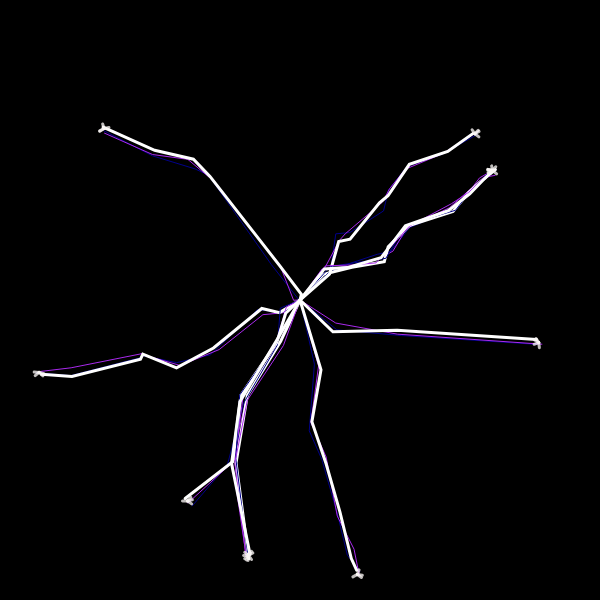
Frame 1 (no input)
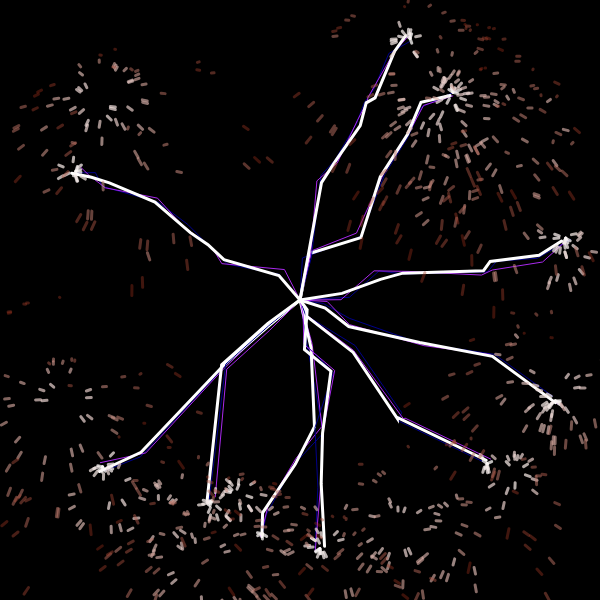
Frame 60 (no input)
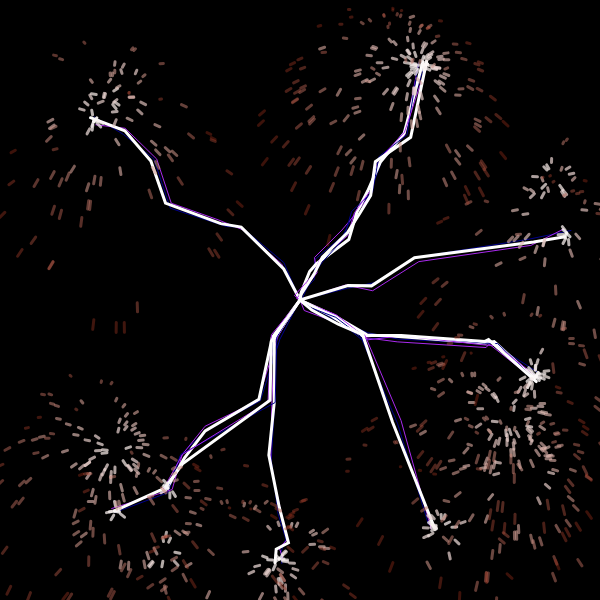
Frame 120 (the mouse pressed at the canvas centre since frame 60)

The p5.js sketch that drew these frames (run headless with seeded random() and noise() and a simulated clock; from frame 60 on, the mouse is pressed at the canvas centre):

// p5.js sketch
// ── sketch.js
/*
Author: Project Somedays
Made for the #WCCChallenge: Arcs

- Press 'd' to toggle debugMode which should make it WAY more obvious how it works
- Press 's' to toggle sparks

I wanted to get better at improving the efficiency of my code by pre-filtering and sorting rather than brute forcing all the time
Let me know how I can make it better

The algorithm: there's a field of particles moving around in the background
The algorithm:
	- Start with a field of particles moving around in the background
	- A bolt starts with a direction and filters for particles within a cone and max distance
  - Particles are sorted by proximity
	-	Vertices need to be within that cone of the current end point of the bolt to be part of the bolt
	- Bolts are drawn with a jitter at each node
	- Draw a couple of copies with dark blue and purple before drawing the lightning bolt
	- At the end point of the bolt, make an explosion = released a couple of sparks that are affected by gravity
	- The sparks "cool" (lerpColour) and are removed if they drop off the screen or if they drop below zero temp
Stretch goals:
  - Work out the bug that happens around 0/360 degrees... it doesn't like comparing 0 and 360
  - Some minor issues with debugMode and toggling on and off sparks. I've spent more than enough time on this.
  - ... I'm sure there's more to be done with this
*/


// the background particle field
let field = [];
const n = 300; // increase for more detail
let nodeSpeed = 2; // increase for more chaos
const margin = 2;

// spark stuff
let sparksOn = true; // toggle with 's'
let g; // gravity
const gStr = -0.2;
const sparkCount = 4; // how many new sparks are produced with each arc strike 
const sparkVel = 5; // how fast the sparks shoot out at the beginning
const coolingRate = 4; // how fast the sparks cool down/shift colour/disappear 
let explosions = [];
let startColour;
let endColour;

// setting up the electrode and config
let middle; // where the centre of the scene resides
let aRange; // angular size of the cone for filtering particles
let maxR; // how far away particles can be from the central electrode

//debugging tools
let debugBolt;
let debugMode = false;
let debugExplosions = [];
let m;

// boltAppearance
let secondaryColour;
let tertiaryColour;
const mainWeight = 3;
const otherWeights = 1;




let scorchmarks = [];
let testScorch;

// other config
 // the further away a node can be from the centre
const srcASpeed = 0.001;
let bolts = [];
const boltCount = 10;

function setup() {
  createCanvas(600, 600);
  aRange = PI/3;
  maxR = 0.95*width/2;
  g = createVector(0,-gStr);
  secondaryColour = '#00008B';
  tertiaryColour  = '#A929EE';
  
  // start and end colours of the sparks
  startColour = color(255,200);
  endColour = color(154,45,25,100);//color(199,57,21,50);
  
  // for debugging
  m = createVector(mouseX, mouseY);
  middle = new Node(width/2, height/2);

  // initialise the field 
  for(let i = 0; i < n; i++){
    field.push(new Node(random(width), random(height)));
  }

  fill(255);
  textAlign(CENTER, CENTER);
  // testScorch = new ScorchMark(width/4, height/4);
  // scorchmarks.push(testScorch);
  for(let i = 0; i < boltCount; i++){
    bolts.push(new Bolt())
  }

  debugBolt = new Bolt();
  

}

function draw() {
  background(0);
  noStroke();
  
  fill(255);
  updateField();
  
  
  if(debugMode){
    debugBolt.update();
    debugBolt.showNodes();
    debugBolt.showAll()
    showField();
    if(sparksOn) updateAndCleanExplosions(debugExplosions);
    return;
  }
   
  for(b of bolts){
      b.update();
      b.showAll();
    }
  // clean up as we go
  updateAndCleanExplosions(explosions);
  
  
  // updateAndDrawScorchMarks(); // wasn't happy with this
}

function updateAndCleanExplosions(explosionArr){
  if(explosionArr.length === 0){
    return;
  }

  // go back through the list of explosion and remove the ones that are done
  for(let i = explosions.length - 1; i >= 0; i--){
    explosions[i].updateAndShow();
    if(explosions[i].isDone){
      explosions.splice(i,1);
    }
  }
  
}

function getPositiveHeading(heading){
  return heading < 0 ? heading + TWO_PI : heading;
}

function isWithinAngle(p, src, targetBearing){
  let dir = getPositiveHeading(p5.Vector.sub(p,src).heading());
  return abs(dir - targetBearing) <= aRange/2;
}

function jitter(){
  return random(-5, 5);
}




function updateAndDrawScorchMarks(){
  noStroke();
  for(s of scorchmarks){
    s.update();
    s.show();
  }
  // cleaning up
  for(let i = scorchmarks.length -1; i >= 0; i--){
    if(scorchmarks[i].life < 0){
      scorchmarks.splice(i, 1);
    }
  }
}

function updateField(){
    // updateField
  for(p of field){
    p.update();
  }
}

function showField(){
  noStroke();
  for(p of field){
    p.show(color(255,100));
  }
}

function mousePressed(){
  if(mouseButton  == LEFT && debugMode){
    debugExplosions.push(new Explosion(mouseX, mouseY));
  }
}

function keyPressed(){
  // toggle debugMode on d
  if(key === 'd' || key === 'D'){
    debugMode = !debugMode;
  } 

  if(key == 's' || key === 'S'){
    sparksOn = !sparksOn;
  }
}
// ── bolt.js
class Bolt{
    constructor(){
        this.aOff = random(1000);
        this.dir;
        this.nodes;
        this.update();
    }

    update(){
        this.aOff += srcASpeed;
        this.dir = getPositiveHeading(p5.Vector.fromAngle(map(noise(this.aOff),0,1,-TAU, TAU)).heading());
        let filteredField = [...field].filter(p => isWithinAngle(p.p, middle.p, this.dir) && p5.Vector.dist(p.p, middle.p) < maxR);
        this.nodes = filteredField.sort((a,b) => p5.Vector.dist(a.p,middle.p) - p5.Vector.dist(b.p,middle.p));
        this.nodes.unshift(middle);
    }

    showNodes(){
        stroke(255);
        push();
            translate(middle.p.x, middle.p.y);
            line(0, 0, width*0.4*cos(this.dir+aRange/2),width*0.4*sin(this.dir+aRange/2));
            line(0, 0, width*0.4*cos(this.dir-aRange/2),width*0.4*sin(this.dir-aRange/2));
        pop();
        fill(255);
        for(let each of this.nodes){
            each.show(color(255));
        }
    }

    showAll(){
        noFill();
        this.show(secondaryColour, 1);
        this.show(tertiaryColour, 1);
        this.show(color(255), 3);
    }

    show(colour, weight){
        stroke(colour);
        strokeWeight(weight);
        beginShape();
        let currentCandidate = this.nodes[0];
        vertex(currentCandidate.p.x, currentCandidate.p.y);
        for(let i = 1; i < this.nodes.length; i++){
            if(isWithinAngle(this.nodes[i].p, currentCandidate.p, this.dir)){
                currentCandidate = this.nodes[i];
                vertex(currentCandidate.p.x + jitter(), currentCandidate.p.y + jitter());
              }
        }
        endShape();
        scorchmarks.push(new ScorchMark(currentCandidate.p.x, currentCandidate.p.y));

        // only add the explosion on the main bolt
        if(weight == mainWeight){
            explosions.push(new Explosion(currentCandidate.p.x, currentCandidate.p.y));
        }
    }

    

}
/*
function drawBolt(candidateNodes, dir){
  beginShape();
  noFill();
  strokeWeight(5);
  let currentCandidate = middle;
  
  vertex(currentCandidate.p.x, currentCandidate.p.y);
  for(let i = 0; i < candidateNodes.length; i++){
    if(isWithinAngle(candidateNodes[i].p, currentCandidate.p, dir)){
      currentCandidate = candidateNodes[i];
      vertex(currentCandidate.p.x + jitter(), currentCandidate.p.y + jitter());
    }
  }
  endShape(OPEN);
  // scorchmarks.push(new ScorchMark(currentCandidate.p.x, currentCandidate.p.y));
}
*/
// ── explosion.js
class Explosion{
    constructor(x,y){
        this.p = createVector(x,y);
        this.sparks = [];
        this.isDone = false;
        for(let i = 0 ; i < sparkCount; i++){
            this.sparks.push(new Spark(this.p.x, this.p.y));
        }
    }

    updateAndShow(){
        //clean up as we go
        for(let i = this.sparks.length - 1; i >= 0; i --){
            this.sparks[i].updateAndShow();
            if(this.sparks[i].isDone){
                this.sparks.splice(i, 1);
            }
        }
        this.isDone = this.sparks.length === 0;
    }
}
// ── node.js
class Node{
    constructor(x, y){
        this.p = createVector(x,y);
        this.v = p5.Vector.random2D().setMag(nodeSpeed);//this.getV();
    }

    update(){
        this.p.add(this.v);
        // this.v = this.getV();
        this.wrap();
    }

    getV(){
        let nVal = noise(this.p.x/noiseZoom, this.p.y/noiseZoom);
        let a = map(nVal,0,1,-TWO_PI,TWO_PI);
        return p5.Vector.fromAngle(a).setMag(nodeSpeed);
    }

    show(fillColour){
        fill(fillColour);
        circle(this.p.x, this.p.y, 5);
    }

    wrap(){
        if(this.p.x < -margin){
            this.p.x = width + margin;
            this.p.y = random(margin, height + margin);
        }
        if(this.p.x > width + margin){
            this.p.x = -margin;
            this.p.y = random(-margin, height + margin);
        }
        if(this.p.y < -margin){
            this.p.y = height + margin;
            this.p.x = random(-margin, width + margin);
        }
        if(this.p.y > height + margin){
            this.p.y = -margin;
            this.p.x = random(-margin, width + margin);
        }
    }
}
// ── scorchmark.js
class ScorchMark{
    constructor(x, y){
        this.p = createVector(x,y);
        this.life = 100;
    }

    update(){
        this.life -= 5;
    }

    show(){
        let colour = lerpColor(startColour, endColour, map(this.life, 100, 0, 0, 1));
        let opacity = int(map(this.life, 100, 0, 255, 0));
        fill(colour, opacity);
        let a = p5.Vector.sub(middle.p, this.p).heading();
        let r = p5.Vector.dist(middle.p, this.p);
        push();
        translate(middle.p.x, middle.p.y);
        rotate(a + PI);
        ellipse(r,0,5,10);
        pop();
    }
}
// ── spark.js
class Spark{
    constructor(x,y){
        this.p = createVector(x,y);
        this.prev = this.p.copy();
        this.v = p5.Vector.random2D().setMag(sparkVel);
        this.temp = 100;
        this.isDone = false;
    }

    updateAndShow(){
        this.temp -= coolingRate;
        let colour = lerpColor(startColour, endColour, map(this.temp, 100, 0, 0, 1));
        this.v.add(g);
        this.p.add(this.v);
        stroke(colour);
        if(sparksOn) line(this.p.x, this.p.y, this.prev.x, this.prev.y);
        this.prev = this.p.copy();
        this.isDone = this.p.y > height || this.temp <= 0;
    }s
}
